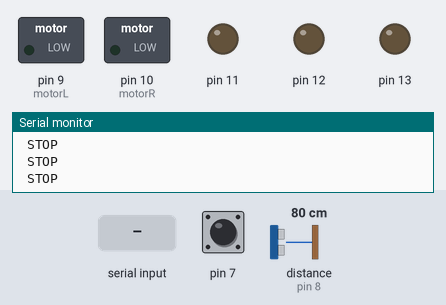
Simulated run of this sketch. Board: Arduino Uno, built with avr-gcc and run on an emulated ATmega328P. Parts: switched loads named in the sketch (green lamp = pin HIGH), output pins drawn as LEDs (lit = HIGH), the last lines printed to the serial monitor. The test bench sets the inputs (shaded band); at power-on: pin 7 HIGH, distance to the obstacle (sensor on pin 8) 80 cm. The echo pulse lasts 58.3 µs per cm; pins used as bus, display or sensor lines are not drawn.

Above: at 3.2 s.
3.3 s: pin 7 pulled LOW for 1 s
At 4.55 s:
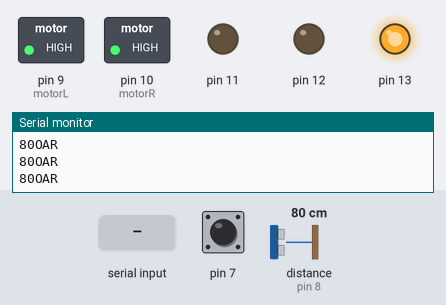
6.6 s: distance to the obstacle (sensor on pin 8) set to 28 cm
9.6 s: distance to the obstacle (sensor on pin 8) set to 23 cm
At 10.4 s:
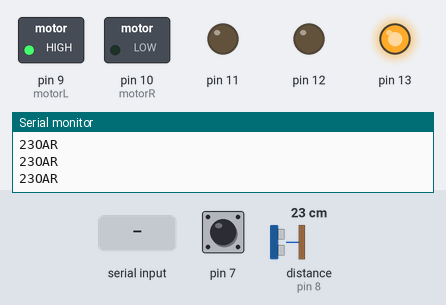
11.1 s: pin 7 pulled LOW for 0.15 s
At 12.4 s:
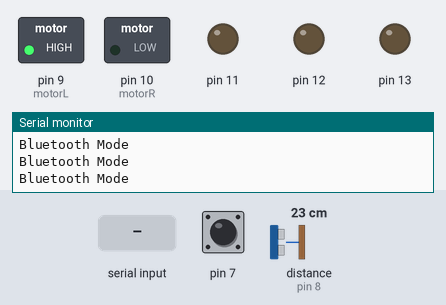
13.1 s: "B\n" received over Serial
At 14.3 s:
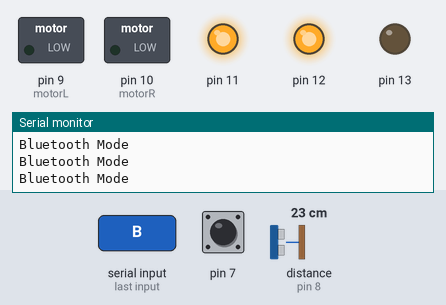
14.6 s: byte 70 ('F') received over Serial
At 15.0 s:
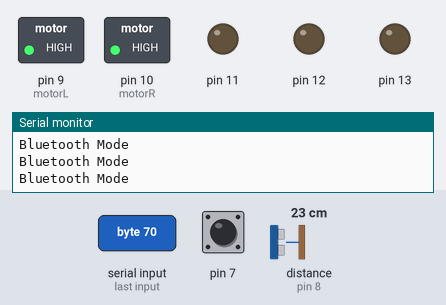
Timing chart, 0 to 17.1 s (numbered marks = the images above; inputs shaded):
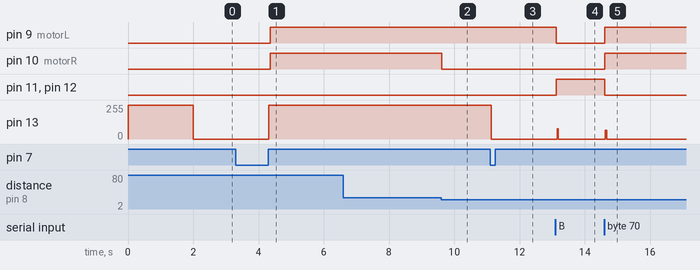

Measured:
- the behaviour switches between 26 and 25 cm on distance to the obstacle (sensor on pin 8) (found by bisection; images 1 and 2)
- after the input at 3.3 s, pin 9 (motorL), pin 10 (motorR): LOW → HIGH after 1.1 s; pin 13: 0/255 → 255/255 after 1.0 s
- after the input at 9.6 s, pin 10 (motorR): HIGH → LOW at once
- after the input at 11.1 s, pin 13: 255/255 → 0/255 at once
- after the input at 13.1 s, pin 9 (motorL): HIGH → LOW at once; pin 11, pin 12: LOW → HIGH at once; pin 13: 0/255 → 76/255 after 0.05 s, → 0/255 0.04 s later
- after the input at 14.6 s, pin 9 (motorL), pin 10 (motorR): LOW → HIGH at once; pin 11, pin 12: HIGH → LOW at once; pin 13: 0/255 → 67/255 at once, → 0/255 0.04 s later

The sketch:

ziyan.ino
```cpp
//#include <AFMotor.h>
//
//#define lf_1 3
//#define lf_2 4
//#define lb_1 5
//#define lb_2 6
//
#define motorL 9
#define motorR 10
//#define rb_1 7
//#define rb_2 8
int trig = 6; /* connect trigger pin of Ultrasonic to pin number 13 */
int echo = 8;

int c = 10;
//int 12;
int stat;
char state;
void setup() {

  Serial.begin(9600);
  pinMode(13, OUTPUT);
  pinMode(stat, INPUT);
  Serial.println(c);
  pinMode(motorL, OUTPUT);
  pinMode(motorR, OUTPUT);
  pinMode(11, OUTPUT);
  pinMode(12, OUTPUT);
  pinMode(trig, OUTPUT);
  pinMode(echo, INPUT);
  pinMode(7, INPUT_PULLUP);
  //
  //  pinMode(rf_1, OUTPUT);
  //  pinMode(rf_2, OUTPUT);
  //  pinMode(rb_1, OUTPUT);
  //  pinMode(rb_2, OUTPUT);
  Serial.println("Stsrting : ");
  digitalWrite(13, HIGH);
  delay(2000);
  // put your setup code here, to run on
  pinMode(2, INPUT);
}

void loop() {
  digitalWrite(13, LOW);
  // put your main code here, to run repeatedly:
  if (digitalRead(7) == LOW)
  {
    c += 1;
    delay(500);
  }
  if (c == 10)
  {
    Serial.println(" STOP ");
    digitalWrite(motorL, LOW);
    digitalWrite(motorR, LOW);
    digitalWrite(11, LOW);
    digitalWrite(12, LOW);
  }
  else
  {
    if (c % 2 == 1)

    {
      Serial.println("Bluetooth Mode");
      digitalWrite(13, HIGH);
      // delay(1000);
      BT();
    }
    if (c % 2 == 0)
    {
      Serial.println("OAR ");
      digitalWrite(13, HIGH);
      //delay(3000);
      OAR();
    }

  }
  }


  //  if (stat != 0)
  //  {
  //
  //    Serial.println("Error ");
  //    digitalWrite(lf_1, LOW);
  //    digitalWrite(lf_2, LOW);
  //    digitalWrite(lb_1, LOW);
  //    digitalWrite(lb_2, LOW);
  //
  //    digitalWrite(rf_1, LOW);
  //    digitalWrite(rf_2, LOW);
  //    digitalWrite(rb_1, LOW);
  //    digitalWrite(rb_2, LOW);
  //    digitalWrite(13, HIGH);   // turn the LED on (HIGH is the voltage level)
  //    delay(1000);                       // wait for a second
  // turn the LED off by making the voltage LOW
  //    delay(1000);
  //  }
  //digitalWrite(13, HIGH);
  void BT()
  {

    if (Serial.available() > 0)
    {
      char prev_state = state;
      state = Serial.read();
      digitalWrite(13, LOW);
      if (state == 'F')

      {

        digitalWrite(13, HIGH);
        Serial.println("Forward ");
        digitalWrite(motorR, HIGH);
        digitalWrite(11, LOW);
        digitalWrite(motorL, HIGH);
        digitalWrite(12, LOW);

        //      digitalWrite(rf_1, HIGH);
        //      digitalWrite(rf_2, LOW);
        //      digitalWrite(rb_1, HIGH);
        //      digitalWrite(rb_2, LOW);

      }
      else if (state == 'B')
      {
        digitalWrite(13, HIGH);
        Serial.println(" BACKWARD ");

        digitalWrite(motorR, LOW);
        digitalWrite(11, HIGH);
        digitalWrite(motorL, LOW);
        digitalWrite(12, HIGH);
      }
      else if (state == 'L')

      {
        digitalWrite(13, HIGH);
        Serial.println(" LEFT ");
        digitalWrite(motorL, LOW);
        // digitalWrite(lf_2, HIGH);
        digitalWrite(12, LOW);
        digitalWrite(motorR, HIGH);


      }
      else if (state == 'R')
      {
        digitalWrite(13, HIGH);
        Serial.println(" RIGHT ");

        // analogWrite(lf_1, 190);
        digitalWrite(motorR, LOW);
        digitalWrite(12, LOW);
        digitalWrite(motorL, HIGH);

        digitalWrite(11, LOW);
        //      digitalWrite(rf_2, HIGH);
        //      digitalWrite(rb_1, LOW);
        //      digitalWrite(rb_2, HIGH);
      }

      else if (state == 'S')
      {
        digitalWrite(13, LOW);
        Serial.println(" STOP ");
        digitalWrite(motorL, LOW);
        digitalWrite(motorR, LOW);
        digitalWrite(11, LOW);
        digitalWrite(12, LOW);
        //
        //      digitalWrite(rf_1, LOW);
        //      digitalWrite(rf_2, LOW);
        //      digitalWrite(rb_1, LOW);
        //      digitalWrite(rb_2, LOW);
      }

    }
  }
  void OAR()
  {
    delay(50);
    long t = 0, h = 0; // Transmitting pulse
    digitalWrite(trig, LOW);
    delayMicroseconds(2);
    digitalWrite(trig, HIGH);
    delayMicroseconds(10);
    digitalWrite(trig, LOW);// Waiting for pulse
    t = pulseIn(echo, HIGH);// Calculating distance
    h = (t / 2) / 29.1; // Sending to computer
    Serial.print(h);// Serial.print(" cm\n");
   // Serial.print("\n");//condition for motors
    digitalWrite(motorL, HIGH);
    digitalWrite(motorR, HIGH);
    digitalWrite(11, LOW);
    digitalWrite(12, LOW);
    digitalWrite(13, LOW);
    //digitalWrite(motorR,HIGH);// turning motor right //
    if (h <= 25)
    {
      digitalWrite(motorL, HIGH);
      digitalWrite(11, LOW);
      digitalWrite(motorR, LOW);
      digitalWrite(12, LOW);
      digitalWrite(13, HIGH);

      //delay(500);
    }
  }
```
